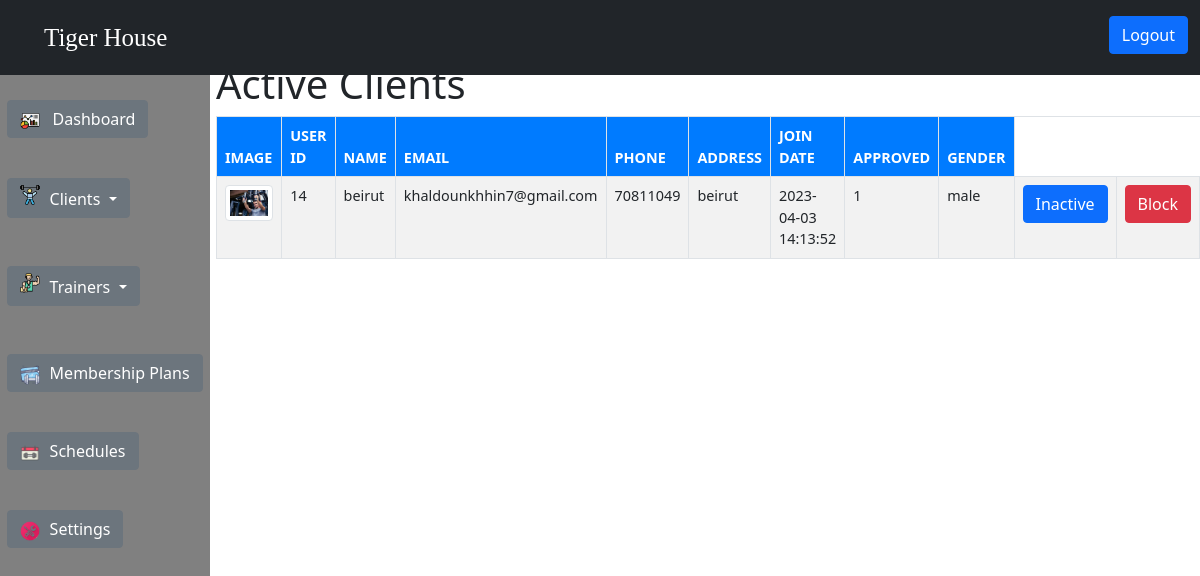
The app's page /adminClientActive.php (signed in) with its own data.
### tables this page shows
CREATE TABLE `client` (
  `client_id` int(11) NOT NULL,
  `name` varchar(255) NOT NULL,
  `email` varchar(255) NOT NULL,
  `password` varchar(255) NOT NULL,
  `phone` varchar(255) NOT NULL,
  `address` varchar(255) NOT NULL,
  `join_date` timestamp NULL DEFAULT NULL,
  `approved` tinyint(1) NOT NULL DEFAULT 0,
  `image` varchar(40) NOT NULL,
  `gender` text NOT NULL,
  `client_dob` date NOT NULL
);

### adminClientActive.php (the view, shortened to what this page needs)
<?php
require_once "connection.php";
?>
<!DOCTYPE html>
<html lang="en">
<head>
    <link rel="stylesheet" href="https://cdnjs.cloudflare.com/ajax/libs/font-awesome/5.15.3/css/all.min.css"
 />
    <link href="https://cdn.jsdelivr.net/npm/bootstrap@5.0.2/dist/css/bootstrap.min.css" rel="stylesheet"
>
    <link rel="stylesheet" href="admin.css">
</head>
<body>
<nav class="navbar navbar-expand-lg navbar-dark bg-dark custom-navbar fixed-top">
    <div class="container-fluid">
        <a class="navbar-brand" href="index.php">Tiger House</a>
        <div class="collapse navbar-collapse" id="navbarNav">
            <ul class="navbar-nav ms-auto">
                <li class="nav-item">
                    <a class="btn btn-primary logout-btn" href="index.php">Logout</a>
                </li>
            </ul>
        </div>
    </div>
</nav>
    <div class="wrapper">
        <div class="sidebar">
            <ul>
                <li>
                    <a class="btn btn-secondary" href="admin.php">
                        <img src="icon/dashboard.png" alt="Dashboard" width="20" height="20" class="me-2">
                        Dashboard
                    </a>
                </li>
                <div class="dropdown">
                    <button class="btn btn-secondary dropdown-toggle" type="button" data-bs-toggle="dropdown"
                        aria-expanded="false">
                        <i class="icon client"></i> Clients
                    </button>
                </div>
                <br>
                <div class="dropdown"><br>
                    <button class="btn btn-secondary dropdown-toggle" type="button" data-bs-toggle="dropdown"
                        aria-expanded="false">
                        <i class="icon trainers"></i> Trainers
                    </button>
                </div>
                <li><br><br>
  <a class="btn btn-secondary" href="manageplans.php">
    <img src="icon/membershipplan.png" alt="Membership Plan" class="btn-icon-membership">
    Membership Plans
  </a>
</li>
<li>
  <a class="btn btn-secondary" href="#">
    <img src="icon/schedule.png" alt="Schedules" class="btn-icon-schedule">
    Schedules
  </a>
</li>
<li>
  <a class="btn btn-secondary" href="#">
    <img src="icon/settings.png" alt="Settings" class="btn-icon-settings">
    Settings
  </a>
</li>
            </ul>
        </div>
        <div class="main-content">
            <h1>Active Clients</h1>
            <div class="table-responsive">
                <table class="table table-striped table-bordered">
                    <?php
          $sql = "SELECT * FROM client where approved = 1";
          $result = $conn->query($sql);
          if ($result && mysqli_num_rows($result) > 0) {
            echo "<thead>
           <tr>
               <th>image</th>
               <th>User ID</th>
               <th>Name</th>
               <th>Email</th>
               <th>Phone</th>
               <th>Address</th>
               <th>Join Date</th>
               <th>Approved</th>
               <th>gender</th>
           </tr>
         </thead>";
          } else {
            echo " there is no Active Clients";
          } ?>
                    <tbody>
                        <?php
            foreach ($result as $row) : ?>
                        <tr>
                            <td><img src="<?php echo $row['image']; ?>" alt="" class="img-thumbnail"> </td>
                            <td><?php echo $row['client_id']; ?></td>
                            <td><?php echo $row['name']; ?></td>
                            <td><?php echo $row['email']; ?></td>
                            <td><?php echo $row['phone']; ?></td>
                            <td><?php echo $row['address']; ?></td>
                            <td><?php echo $row['join_date']; ?></td>
                            <td><?php echo $row['approved']; ?></td>
                            <td><?php echo $row['gender']; ?></td>
                            <td>
                                <form method="post" action="inActiveClient.php">
                                    <button type="submit" name="submit" class="btn btn-primary">Inactive</button>
                                </form>
                            </td>
                            <td>
                                <form method="post" action="blockclient.php">
                                    <button type="submit" class="btn btn-danger" name="submit">Block</button>
                                </form>
                            </td>
                        </tr>
                        <?php endforeach; ?>
                    </tbody>
                </table>
            </div>
        </div>
</body>
</html>

### admin.css (style rules this page uses)
body { margin: 0; padding: 0; }
.custom-navbar { height: 75px; }
.wrapper { display: flex; flex-direction: row; }
.sidebar { padding-top: 100px; display: flex; flex-direction: column; justify-content: flex-start; align-items: center; width: 210px; height: 100%; background-color: grey; margin-right: 20px; height: 100vh; position: fixed; overflow-y: hidden; }
ul { list-style: none; margin: 0; padding: 0; }
li { margin-bottom: 40px; }
li a img { display: inline-block; margin-right: 5px; vertical-align: middle; }
a { display: block; padding: 10px; color: #333; text-decoration: none; }
.main-content { padding-top: 5%; margin-left: 18%; }
.icon.client { display: inline-block; width: 20px; height: 20px; background-image: url("icon/client.png"); background-size: cover; margin-right: 5px; }
.icon.trainers { display: inline-block; width: 20px; height: 20px; background-image: url("icon/trainer.png"); background-size: cover; margin-right: 5px; }
.btn-icon-membership { margin-right: 5px; width: 20px; height: 20px; }
.btn-icon-schedule { margin-right: 5px; width: 20px; height: 20px; }
.btn-icon-settings { margin-right: 5px; width: 20px; height: 20px; }
.navbar-brand { font-family: "Pacifico", cursive; padding-left: 2rem; font-size: 25px; pointer-events: none; cursor: default; text-decoration: none; }
.logout-btn { margin-top: 35px; }
.table { font-size: 0.9rem; }
.table thead th { background-color: #007bff; color: #fff; font-weight: bold; text-transform: uppercase; }
.btn-primary { font-size: 16px; }

### records on screen
client: image (picture), client_id "14", name "beirut", email "khaldounkhhin7@gmail.com", phone "70811049", address "beirut", join_date "2023-04-03 14:13:52", approved "1", gender "male"
